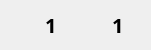
     <widget class="QWidget" name="layoutWidget">
      <property name="geometry">
       <rect>
        <x>50</x>
        <y>560</y>
        <width>151</width>
        <height>41</height>
       </rect>
      </property>
      <layout class="QHBoxLayout" name="horizontalLayout_24">
       <item>
        <widget class="QLabel" name="label_49">
         <property name="styleSheet">
          <string notr="true">border-image: url(:/resources/images/resources--grain.png) 0 0 0 0 stretch stretch;</string>
         </property>
         <property name="text">
          <string/>
         </property>
        </widget>
       </item>
       <item>
        <widget class="QLabel" name="label_50">
         <property name="font">
          <font>
           <family>Sahadeva</family>
           <pointsize>15</pointsize>
           <weight>75</weight>
           <bold>true</bold>
          </font>
         </property>
         <property name="text">
          <string>1</string>
         </property>
        </widget>
       </item>
       <item>
        <widget class="QLabel" name="label_51">
         <property name="styleSheet">
          <string notr="true">border-image: url(:/resources/images/resources--wool.png) 0 0 0 0 stretch stretch;</string>
         </property>
         <property name="text">
          <string/>
         </property>
        </widget>
       </item>
       <item>
        <widget class="QLabel" name="label_60">
         <property name="font">
          <font>
           <family>Sahadeva</family>
           <pointsize>15</pointsize>
           <weight>75</weight>
           <bold>true</bold>
          </font>
         </property>
         <property name="text">
          <string>1</string>
         </property>
        </widget>
       </item>
      </layout>
     </widget>
